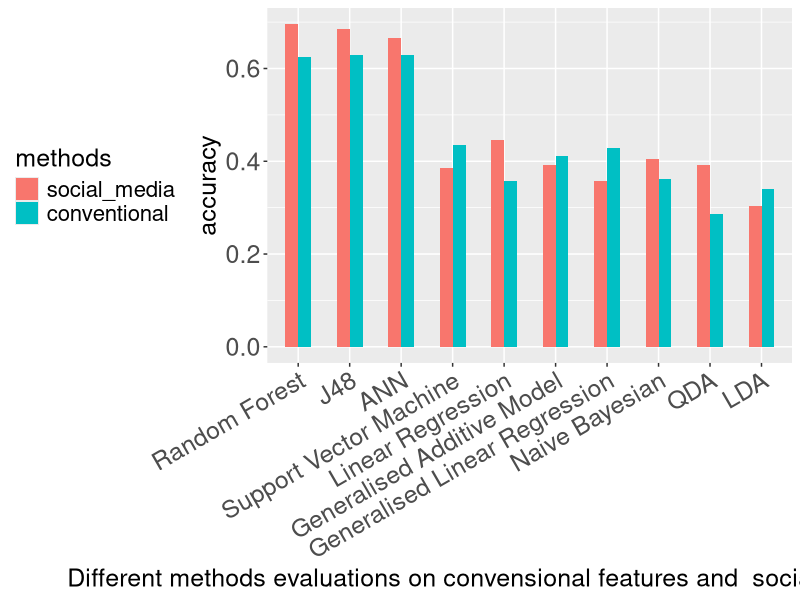

Write R code to recreate this figure.
library(dplyr)
library(tidyr)
library(caret)
library(ggplot2)
library(reshape2)

eval.df <- read.csv("figures/eval.csv", header = TRUE)
eval.m <- melt(eval.df)

p <- ggplot(eval.m, aes(x= reorder(type, -value), y=value))+
  geom_bar(aes(fill=variable),  position="dodge",stat="identity", width = 0.5)+
  theme(legend.position="left")+                                                                  
  labs(y="accuracy", 
       x="Different methods evaluations on convensional features and  social media features", 
       fill = "methods")+
  theme(axis.text.y = element_text(size = 18),
        axis.text.x = element_text(angle = 30, hjust = 1, size = 18),
        legend.text = element_text(size = 16),
        axis.title.x= element_text(size = 18),
        axis.title.y= element_text(size = 18),
        legend.title = element_text(size = 18))
ggsave("figures/eval_comparsion.jpg", p, width = 12, height = 6)
